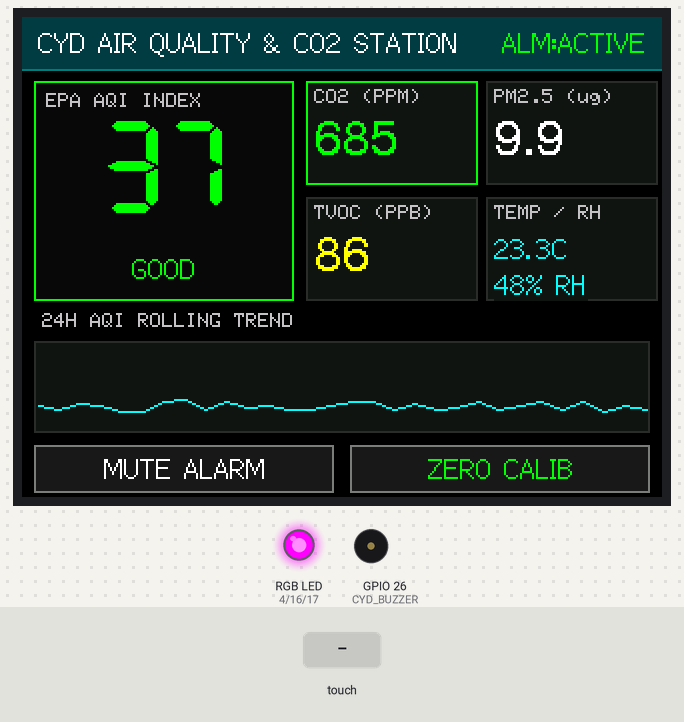
Bench run of a sketch on a simulated ESP32. Parts: 320×240 colour display, an RGB LED mixed from three pins (HIGH = lit), buzzer (waves = sounding). The test bench sets the inputs (shaded band). Random numbers use the default seed unless the sketch sets one.

Above: at 3.2 s.
3.3 s: touch panel pressed at 13 % / 90 % of its raw x / y range
At 4.1 s:
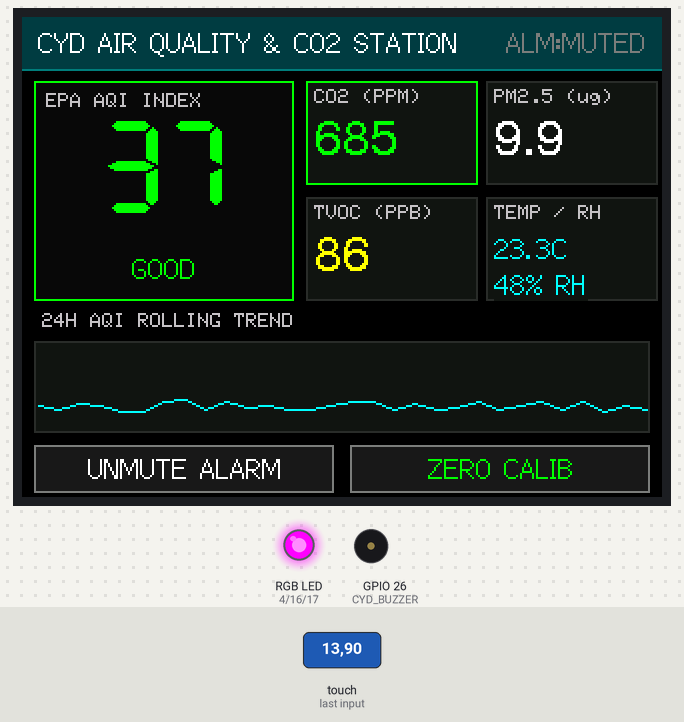
6.3 s: touch panel pressed at 38 % / 90 % of its raw x / y range
At 8.6 s:
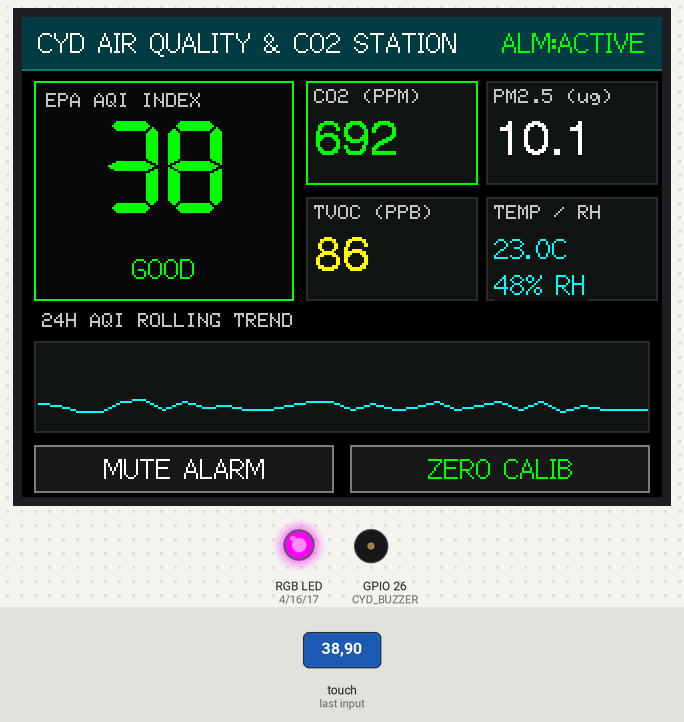
Timing chart, 0 to 10.1 s (numbered marks = the images above; inputs shaded):
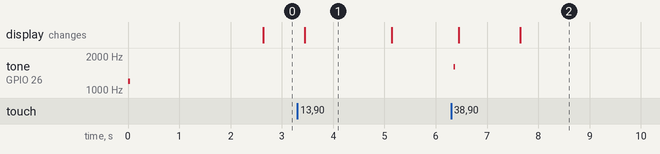

Measured:
- after the input at 6.3 s, tone on GPIO 26 (CYD_BUZZER): silent → 1600 Hz after 0.05 s, → silent 0.03 s later
- what the display in image 1 shows lasts 1.7 s, from 3.4 s to 5.1 s

The sketch:

16-air-quality-pm25-co2-station.ino
```cpp
// (licence header left out)
#include <Arduino.h>
#include <SPI.h>
#include <Wire.h>
#include <TFT_eSPI.h>
#include <XPT2046_Touchscreen.h>

// Touch Pins
#define XPT2046_IRQ 36
#define XPT2046_MOSI 32
#define XPT2046_MISO 39
#define XPT2046_CLK 25
#define XPT2046_CS 33

// Onboard Peripherals
#define CYD_LED_RED 4
#define CYD_LED_GREEN 16
#define CYD_LED_BLUE 17
#define CYD_BUZZER 26
#define CYD_LDR 34

// Sensor I2C Pins (CN1 connector)
#define SENSOR_SDA 22
#define SENSOR_SCL 27

SPIClass touchSPI = SPIClass(VSPI);
XPT2046_Touchscreen ts(XPT2046_CS, XPT2046_IRQ);
TFT_eSPI tft = TFT_eSPI();

// Environmental Metrics
int aqiIndex = 42;           // EPA AQI (0-500)
float pm25 = 10.4;          // ug/m3
float pm10 = 18.2;          // ug/m3
int co2Ppm = 680;           // CO2 ppm
int tvocPpb = 85;           // TVOC ppb
float ambientTemp = 23.4;   // Celsius
float ambientHum = 48.0;    // % RH

// Sparkline history buffer (30 points)
#define HIST_POINTS 30
int aqiHistory[HIST_POINTS];

bool alertMuted = false;

void beep(int freq, int durationMs) {
  if (!alertMuted) {
    tone(CYD_BUZZER, freq, durationMs);
  }
}

void setRGB(bool r, bool g, bool b) {
  digitalWrite(CYD_LED_RED, r ? LOW : HIGH);
  digitalWrite(CYD_LED_GREEN, g ? LOW : HIGH);
  digitalWrite(CYD_LED_BLUE, b ? LOW : HIGH);
}

// Map AQI to EPA color
uint16_t getAqiColor(int aqi) {
  if (aqi <= 50) return TFT_GREEN;          // Good (0-50)
  if (aqi <= 100) return TFT_YELLOW;        // Moderate (51-100)
  if (aqi <= 150) return 0xFD20;            // Unhealthy for Sensitive (101-150)
  if (aqi <= 200) return TFT_RED;           // Unhealthy (151-200)
  if (aqi <= 300) return TFT_MAGENTA;       // Very Unhealthy (201-300)
  return 0x8000;                            // Hazardous (301-500)
}

const char* getAqiStatus(int aqi) {
  if (aqi <= 50) return "GOOD";
  if (aqi <= 100) return "MODERATE";
  if (aqi <= 150) return "SENSITIVE";
  if (aqi <= 200) return "UNHEALTHY";
  if (aqi <= 300) return "VERY UNHEALTHY";
  return "HAZARDOUS";
}

void drawHeader() {
  tft.fillRect(0, 0, 320, 26, 0x01E8);
  tft.drawFastHLine(0, 26, 320, 0x03EF);

  tft.setTextColor(TFT_WHITE, 0x01E8);
  tft.setTextDatum(ML_DATUM);
  tft.drawString("CYD AIR QUALITY & CO2 STATION", 8, 13, 2);

  tft.setTextDatum(MR_DATUM);
  tft.setTextColor(alertMuted ? TFT_DARKGREY : TFT_GREEN, 0x01E8);
  tft.drawString(alertMuted ? "ALM:MUTED" : "ALM:ACTIVE", 312, 13, 2);
}

void drawSparkline(int x, int y, int w, int h) {
  tft.fillRect(x, y, w, h, 0x10A2);
  tft.drawRect(x, y, w, h, 0x2965);

  int maxAqi = 150;
  for (int i = 0; i < HIST_POINTS - 1; i++) {
    int x1 = x + 2 + (i * (w - 4)) / (HIST_POINTS - 1);
    int y1 = y + h - 2 - (aqiHistory[i] * (h - 4)) / maxAqi;
    int x2 = x + 2 + ((i + 1) * (w - 4)) / (HIST_POINTS - 1);
    int y2 = y + h - 2 - (aqiHistory[i + 1] * (h - 4)) / maxAqi;
    y1 = constrain(y1, y + 2, y + h - 2);
    y2 = constrain(y2, y + 2, y + h - 2);
    tft.drawLine(x1, y1, x2, y2, TFT_CYAN);
  }
}

void renderDashboard() {
  // AQI Hero Card (Left)
  uint16_t aqiCol = getAqiColor(aqiIndex);
  tft.fillRect(6, 32, 130, 110, 0x0841);
  tft.drawRect(6, 32, 130, 110, aqiCol);

  tft.setTextColor(TFT_SILVER, 0x0841);
  tft.setTextDatum(TL_DATUM);
  tft.drawString("EPA AQI INDEX", 12, 38, 1);

  tft.setTextColor(aqiCol, 0x0841);
  tft.setTextDatum(MC_DATUM);
  char buf[32];
  snprintf(buf, sizeof(buf), "%d", aqiIndex);
  tft.drawString(buf, 71, 75, 7);

  tft.setTextColor(aqiCol, 0x0841);
  tft.drawString(getAqiStatus(aqiIndex), 71, 126, 2);

  // Right Grid Metrics (CO2, PM2.5, TVOC, Temp/Hum)
  int cardW = 86;
  int cardH = 52;

  // CO2 Card
  tft.fillRect(142, 32, cardW, cardH, 0x10A2);
  tft.drawRect(142, 32, cardW, cardH, (co2Ppm > 1000) ? TFT_RED : TFT_GREEN);
  tft.setTextColor(TFT_SILVER, 0x10A2);
  tft.setTextDatum(TL_DATUM);
  tft.drawString("CO2 (PPM)", 146, 36, 1);
  tft.setTextColor((co2Ppm > 1000) ? TFT_RED : TFT_GREEN, 0x10A2);
  snprintf(buf, sizeof(buf), "%d", co2Ppm);
  tft.drawString(buf, 146, 50, 4);

  // PM2.5 Card
  tft.fillRect(232, 32, cardW, cardH, 0x10A2);
  tft.drawRect(232, 32, cardW, cardH, 0x2965);
  tft.setTextColor(TFT_SILVER, 0x10A2);
  tft.drawString("PM2.5 (ug)", 236, 36, 1);
  tft.setTextColor(TFT_WHITE, 0x10A2);
  snprintf(buf, sizeof(buf), "%.1f", pm25);
  tft.drawString(buf, 236, 50, 4);

  // TVOC Card
  tft.fillRect(142, 90, cardW, cardH, 0x10A2);
  tft.drawRect(142, 90, cardW, cardH, 0x2965);
  tft.setTextColor(TFT_SILVER, 0x10A2);
  tft.drawString("TVOC (PPB)", 146, 94, 1);
  tft.setTextColor(TFT_YELLOW, 0x10A2);
  snprintf(buf, sizeof(buf), "%d", tvocPpb);
  tft.drawString(buf, 146, 108, 4);

  // Temp & Humidity Card
  tft.fillRect(232, 90, cardW, cardH, 0x10A2);
  tft.drawRect(232, 90, cardW, cardH, 0x2965);
  tft.setTextColor(TFT_SILVER, 0x10A2);
  tft.drawString("TEMP / RH", 236, 94, 1);
  tft.setTextColor(TFT_CYAN, 0x10A2);
  snprintf(buf, sizeof(buf), "%.1fC", ambientTemp);
  tft.drawString(buf, 236, 108, 2);
  snprintf(buf, sizeof(buf), "%.0f%% RH", ambientHum);
  tft.drawString(buf, 236, 126, 2);

  // Sparkline History Bar (Bottom)
  tft.setTextColor(TFT_SILVER, TFT_BLACK);
  tft.setTextDatum(TL_DATUM);
  tft.drawString("24H AQI ROLLING TREND", 10, 148, 1);
  drawSparkline(6, 162, 308, 46);

  // Bottom Action Buttons
  tft.fillRect(6, 214, 150, 24, 0x18C3);
  tft.drawRect(6, 214, 150, 24, TFT_DARKGREY);
  tft.setTextColor(TFT_WHITE, 0x18C3);
  tft.setTextDatum(MC_DATUM);
  tft.drawString(alertMuted ? "UNMUTE ALARM" : "MUTE ALARM", 81, 226, 2);

  tft.fillRect(164, 214, 150, 24, 0x18C3);
  tft.drawRect(164, 214, 150, 24, TFT_DARKGREY);
  tft.setTextColor(TFT_GREEN, 0x18C3);
  tft.drawString("ZERO CALIB", 239, 226, 2);
}

void simulateSensorReadings() {
  static uint32_t lastTick = 0;
  if (millis() - lastTick > 2500) {
    lastTick = millis();

    // Slight jitter in environmental readings
    co2Ppm = constrain(co2Ppm + ((rand() % 15) - 7), 400, 2200);
    pm25 = constrain(pm25 + (((rand() % 20) - 10) * 0.1f), 2.0f, 150.0f);
    pm10 = pm25 * 1.6f + ((rand() % 10) * 0.2f);
    tvocPpb = constrain(tvocPpb + ((rand() % 9) - 4), 20, 950);
    ambientTemp += (((rand() % 7) - 3) * 0.05f);
    ambientHum += (((rand() % 5) - 2) * 0.1f);

    // Recompute AQI roughly from PM2.5
    aqiIndex = (int)(pm25 * 3.8f);
    if (aqiIndex < 15) aqiIndex = 15;

    // Shift sparkline history
    for (int i = 0; i < HIST_POINTS - 1; i++) {
      aqiHistory[i] = aqiHistory[i + 1];
    }
    aqiHistory[HIST_POINTS - 1] = aqiIndex;

    // Ventilation alarm trigger if CO2 > 1200 or AQI > 100
    if (co2Ppm > 1200 || aqiIndex > 100) {
      setRGB(true, false, false);
      beep(2400, 60);
    } else if (aqiIndex > 50) {
      setRGB(true, true, false); // Yellow
    } else {
      setRGB(false, true, false); // Green
    }

    renderDashboard();
  }
}

void setup() {
  Serial.begin(115200);

  pinMode(CYD_LED_RED, OUTPUT);
  pinMode(CYD_LED_GREEN, OUTPUT);
  pinMode(CYD_LED_BLUE, OUTPUT);
  setRGB(false, true, false);

  pinMode(CYD_BUZZER, OUTPUT);
  beep(1200, 40);

  touchSPI.begin(XPT2046_CLK, XPT2046_MISO, XPT2046_MOSI, XPT2046_CS);
  ts.begin(touchSPI);
  ts.setRotation(1);

  tft.init();
  tft.setRotation(1);
  tft.fillScreen(TFT_BLACK);

  // Seed history
  for (int i = 0; i < HIST_POINTS; i++) {
    aqiHistory[i] = 35 + (rand() % 20);
  }

  drawHeader();
  renderDashboard();
}

void loop() {
  simulateSensorReadings();

  if (ts.touched()) {
    TS_Point p = ts.getPoint();
    int touchX = map(p.x, 200, 3700, 0, 320);
    int touchY = map(p.y, 240, 3800, 0, 240);

    if (touchY > 210) {
      if (touchX < 160) {
        alertMuted = !alertMuted;
        beep(1600, 30);
      } else {
        co2Ppm = 450;
        pm25 = 6.2;
        aqiIndex = 25;
        beep(2200, 50);
      }
      drawHeader();
      renderDashboard();
      delay(250);
    }
  }

  delay(50);
}
```
